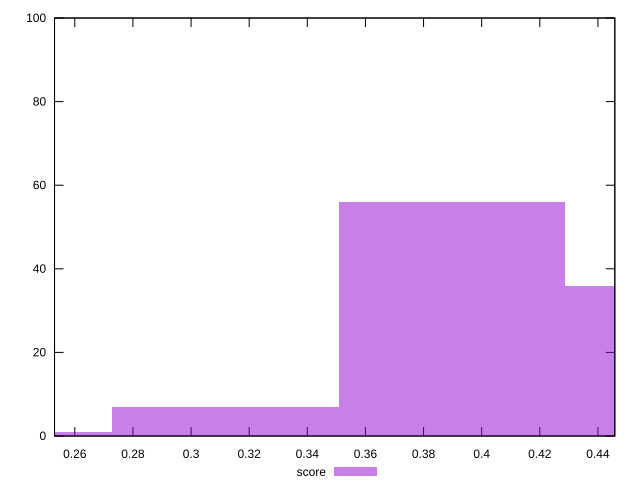

Generate this figure with gnuplot:
reset

$score <<EOF
0.38973949767079863 56
0.3117915981366389 7
0.4676873972049584 36
0.2338436986024792 1
EOF

set key outside below
set boxwidth 0.07794789953415973
set xrange [0.25302431296883876:0.4458095268025572]
set yrange [0:100]
set trange [0:100]
set style fill transparent solid 0.5 noborder
set terminal svg size 640, 490 enhanced background rgb 'white'
set output "report_00008_2021-01-22T20:58:29.167/max-potential-fid/samples/pages+cached/score/histogram.svg"

plot $score title "score" with boxes

reset
